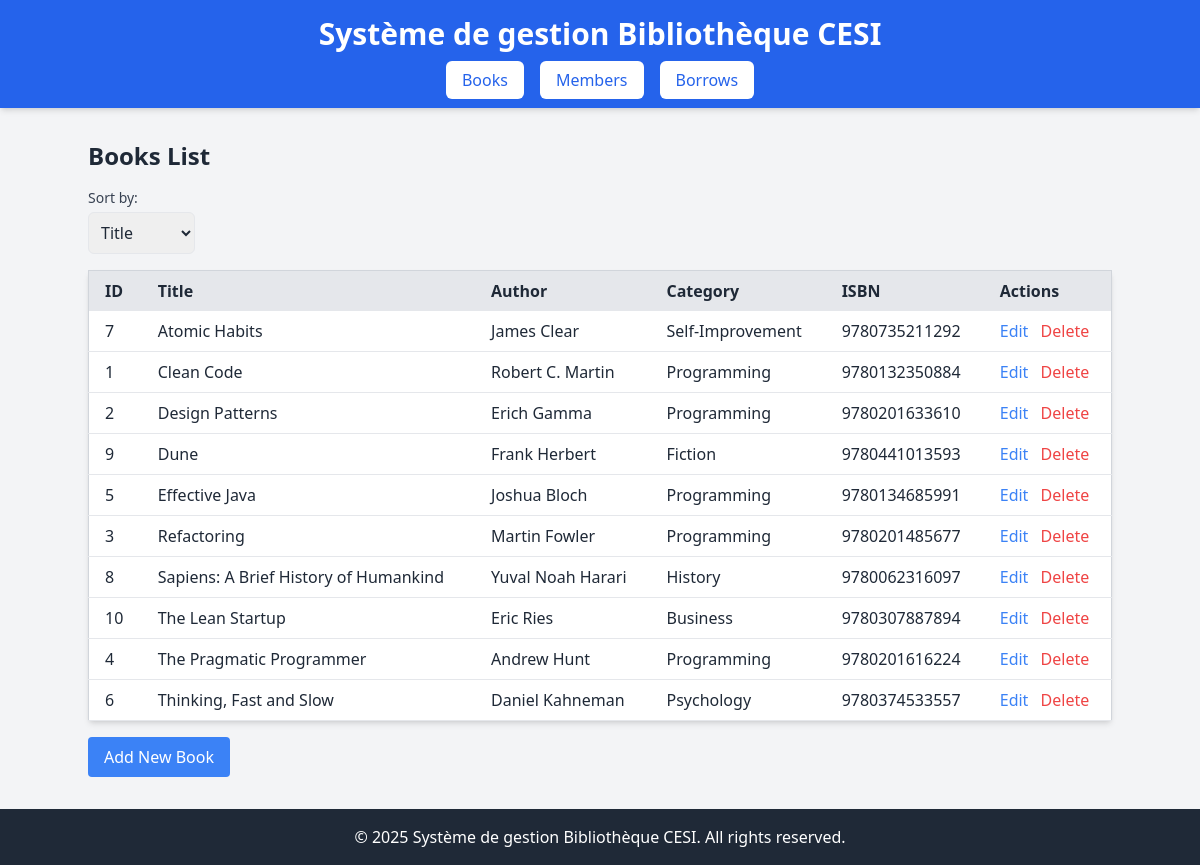
The page / on the database its author committed.
### tables this page shows
CREATE TABLE IF NOT EXISTS `books` (
                                       `id` INT AUTO_INCREMENT PRIMARY KEY,
                                       `title` VARCHAR(255) NOT NULL,
                                       `author` VARCHAR(255) NOT NULL,
                                       `category` VARCHAR(255) NOT NULL,
                                       `isbn` VARCHAR(13) NOT NULL
);

### src/Services/Database.php (called while the page is built, shortened)
<?php
class Database
{
    private static ?Database $instance = null;
    private PDO $connection;
    private function __construct() {
        try {
            $this->connection = new PDO(
                sprintf(
                    "mysql:host=%s;dbname=%s;charset=%s",
                    Config::get('DB_HOST', 'localhost'),
                    Config::get('DB_NAME', 'cesi-books'),
                    Config::get('DB_CHARSET', 'utf8mb4')
                ),
                Config::get('DB_USER', 'root'),
                Config::get('DB_PASSWORD', ''),
                [
                    PDO::ATTR_ERRMODE => PDO::ERRMODE_EXCEPTION,
                    PDO::ATTR_DEFAULT_FETCH_MODE => PDO::FETCH_ASSOC
                ]
            );
        } catch (PDOException $e) {
            die("Database connection error: " . $e->getMessage());
        }
    }
    public static function getInstance(): Database {
        if (self::$instance === null) {
            self::$instance = new self();
        }
        return self::$instance;
    }
    public function getConnection(): PDO {
        return $this->connection;
    }
}

### src/Services/Config.php (called while the page is built, shortened)
<?php
class Config
{
    private static array $config = [];
    public static function loadEnv(string $filePath): void {
        $lines = file($filePath, FILE_IGNORE_NEW_LINES | FILE_SKIP_EMPTY_LINES);
        foreach ($lines as $line) {
            [$key, $value] = explode('=', $line, 2);
            self::$config[trim($key)] = trim($value);
        }
    }
    public static function get(string $key, $default = null) {
        return self::$config[$key] ?? $default;
    }
}

### src/Repository/BookRepository.php (called while the page is built, shortened)
<?php
class BookRepository {
    private PDO $db;
    public function __construct() {
        $this->db = Database::getInstance()->getConnection();
    }
    public function getAllBooks(string $sort = 'title'): array {
        $validSortOptions = ['title', 'author', 'category', 'isbn'];
        $orderBy = in_array($sort, $validSortOptions) ? $sort : 'title';
        $stmt = $this->db->prepare("SELECT * FROM books ORDER BY $orderBy ASC");
        $stmt->execute();
        $books = [];
        while ($row = $stmt->fetch(PDO::FETCH_ASSOC)) {
            $books[] = BookFactory::createBook($row['id'], $row['title'], $row['author'], $row['isbn'], $row['category']);
        }
        return $books;
    }
}

### src/Factory/BookFactory.php (called while the page is built, shortened)
<?php
class BookFactory
{
    public static function createBook(int $id, string $title, string $author, string $isbn, string $category): Book
    {
        return new Book($id, $title, $author, $isbn, $category);
    }
}

### src/Entity/Book.php (called while the page is built, shortened)
<?php
class Book
{
    private int $id;
    private string $title;
    private string $author;
    private string $isbn;
    private string $category;
    public function __construct(int $id, string $title, string $author, string $isbn, string $category) {
        $this->id = $id;
        $this->title = $title;
        $this->author = $author;
        $this->isbn = $isbn;
        $this->category = $category;
    }
    public function getId(): int {
        return $this->id;
    }
    public function getTitle(): string {
        return $this->title;
    }
    public function getAuthor(): string {
        return $this->author;
    }
    public function getIsbn(): string {
        return $this->isbn;
    }
    public function getCategory(): string {
        return $this->category;
    }
}

### src/Views/Books/BooksView.php (the view, shortened to what this page needs)
<?php
class BooksView {
    public function renderList(array $books, string $sortMethod = 'title'): string {
        $header = new HeaderView();
        $footer = new FooterView();
        echo $header->render();
        ?>
        <h2 class="text-2xl font-semibold mb-4">Books List</h2>
        <form method="GET" class="mb-4">
            <label for="sort" class="block text-sm font-medium text-gray-700">Sort by:</label>
            <select name="sort" id="sort" class="mt-1 p-2 border rounded-md" onchange="this.form.submit()">
                <option value="title" <?= $sortMethod === 'title' ? 'selected' : '' ?>>Title</option>
            </select>
        </form>
        <table class="table-auto w-full bg-white shadow-md rounded border border-gray-300">
            <thead>
            <tr class="bg-gray-200 text-left">
                <th class="px-4 py-2">ID</th>
                <th class="px-4 py-2">Title</th>
                <th class="px-4 py-2">Author</th>
                <th class="px-4 py-2">Category</th>
                <th class="px-4 py-2">ISBN</th>
                <th class="px-4 py-2">Actions</th>
            </tr>
            </thead>
            <tbody>
            <?php foreach ($books as $book): ?>
                <tr class="border-b">
                    <td class="px-4 py-2"><?php echo htmlspecialchars($book->getId()); ?></td>
                    <td class="px-4 py-2"><?php echo htmlspecialchars($book->getTitle()); ?></td>
                    <td class="px-4 py-2"><?php echo htmlspecialchars($book->getAuthor()); ?></td>
                    <td class="px-4 py-2"><?php echo htmlspecialchars($book->getCategory()); ?></td>
                    <td class="px-4 py-2"><?php echo htmlspecialchars($book->getIsbn()); ?></td>
                    <td class="px-4 py-2">
                        <a href="?page=book-form&id=<?php echo $book->getId(); ?>" class="text-blue-500 hover:underline">Edit</a>
                        <a href="?page=delete-book&id=<?php echo $book->getId(); ?>" class="text-red-500 hover:underline ml-2">Delete</a>
                    </td>
                </tr>
            <?php endforeach; ?>
            </tbody>
        </table>
        <a href="?page=book-form" class="mt-4 inline-block bg-blue-500 text-white px-4 py-2 rounded hover:bg-blue-600">Add New Book</a>
        <?php
        echo $footer->render();
        return ob_get_clean();
    }
}

### index.php (shortened to what this page needs)
<?php
$page = $_GET['page'] ?? 'books';
$bookController = new BookController();
switch ($page) {
    case 'books':
        $bookController->listBooks();
        break;
}

### src/Controller/BookController.php (shortened to what this page needs)
<?php
class BookController {
    private BookRepository $bookRepository;
    public function __construct() {
        $this->bookRepository = new BookRepository();
    }
    public function listBooks(): void {
        $view = new BooksView();
        $sortMethod = $_GET['sort'] ?? 'title';
        $books = $this->bookRepository->getAllBooks($sortMethod);
        echo $view->renderList($books);
    }
}

### src/Views/Layout/HeaderView.php (shortened to what this page needs)
<?php
class HeaderView
{
    public function render(): string {
        ?>
        <!DOCTYPE html>
        <html lang="fr">
        <head>
            <script src="https://cdn.tailwindcss.com"></script>
        </head>
        <body class="bg-gray-100 text-gray-800">
        <header class="bg-blue-600 text-white py-4 shadow-md">
            <div class="container mx-auto text-center">
                <h1 class="text-3xl font-bold">Système de gestion Bibliothèque CESI</h1>
            </div>
            <nav class="mt-4">
                <ul class="flex justify-center space-x-4">
                    <li><a href="?page=books" class="px-4 py-2 rounded-md bg-white text-blue-600 hover:bg-gray-200">Books</a></li>
                    <li><a href="?page=members" class="px-4 py-2 rounded-md bg-white text-blue-600 hover:bg-gray-200">Members</a></li>
                    <li><a href="?page=borrows" class="px-4 py-2 rounded-md bg-white text-blue-600 hover:bg-gray-200">Borrows</a></li>
                </ul>
            </nav>
        </header>
        <main class="container mx-auto mt-8">
        <?php
        return ob_get_clean();
    }
}

### src/Views/Layout/FooterView.php (shortened to what this page needs)
<?php
class FooterView
{
    public function render(): string {
        ?>
        </main>
        <footer class="bg-gray-800 text-white py-4 mt-8 shadow-md">
            <div class="container mx-auto text-center">
                <p>&copy; <?php echo date('Y'); ?> Système de gestion Bibliothèque CESI. All rights reserved.</p>
            </div>
        </footer>
        </body>
        </html>
        <?php
        return ob_get_clean();
    }
}

### rows shown on the page
books: id "7", title "Atomic Habits", author "James Clear", category "Self-Improvement", isbn "9780735211292"
books: id "1", title "Clean Code", author "Robert C. Martin", category "Programming", isbn "9780132350884"
books: id "2", title "Design Patterns", author "Erich Gamma", category "Programming", isbn "9780201633610"
books: id "9", title "Dune", author "Frank Herbert", category "Fiction", isbn "9780441013593"
books: id "5", title "Effective Java", author "Joshua Bloch", category "Programming", isbn "9780134685991"
books: id "3", title "Refactoring", author "Martin Fowler", category "Programming", isbn "9780201485677"
books: id "8", title "Sapiens: A Brief History of Humankind", author "Yuval Noah Harari", category "History", isbn "9780062316097"
books: id "10", title "The Lean Startup", author "Eric Ries", category "Business", isbn "9780307887894"
books: id "4", title "The Pragmatic Programmer", author "Andrew Hunt", category "Programming", isbn "9780201616224"
books: id "6", title "Thinking, Fast and Slow", author "Daniel Kahneman", category "Psychology", isbn "9780374533557"
